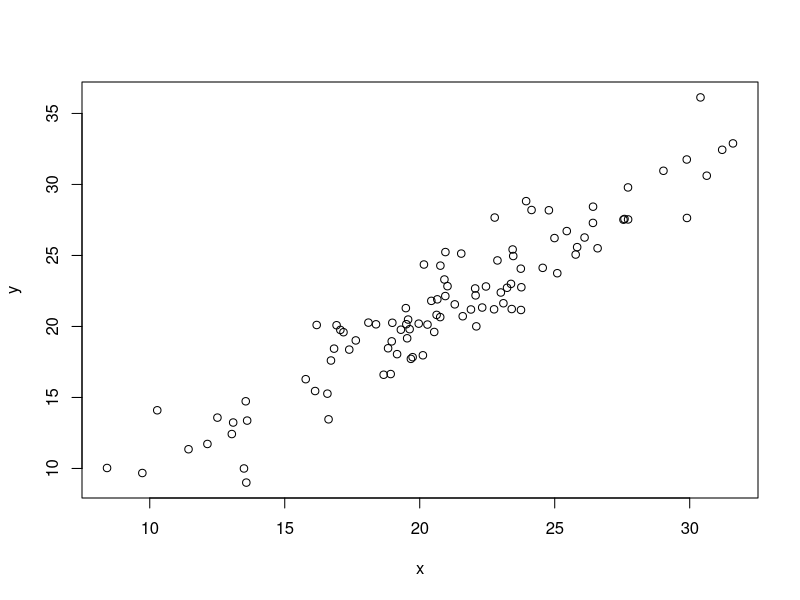

Generate this figure with R: (Note: this script raises an error after producing the figure.)
x = rnorm(100, mean = 20, sd = 5)
y = x + rnorm(100, mean = 0, sd = 2)

fit = lm(y ~ x)

summary(fit)

plot(x, y)
abline(fit1, col=2)